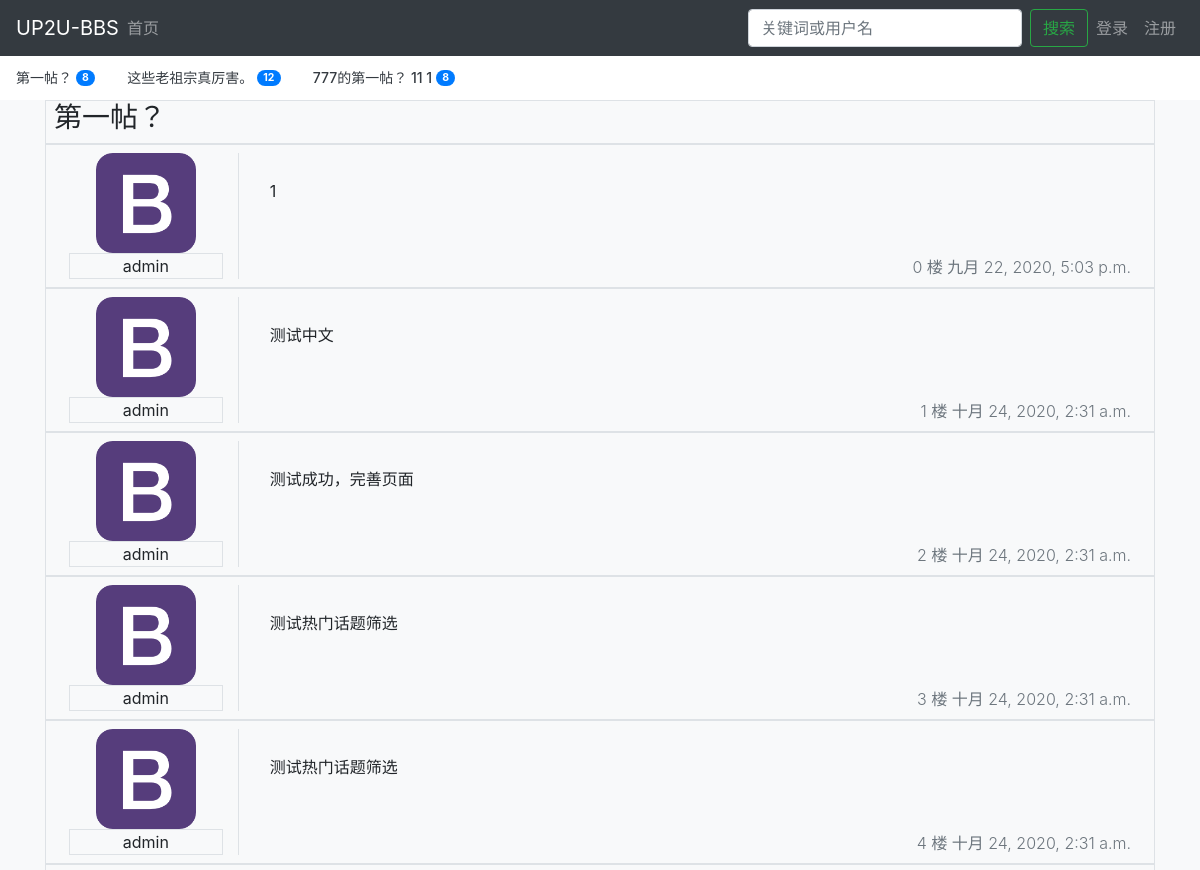
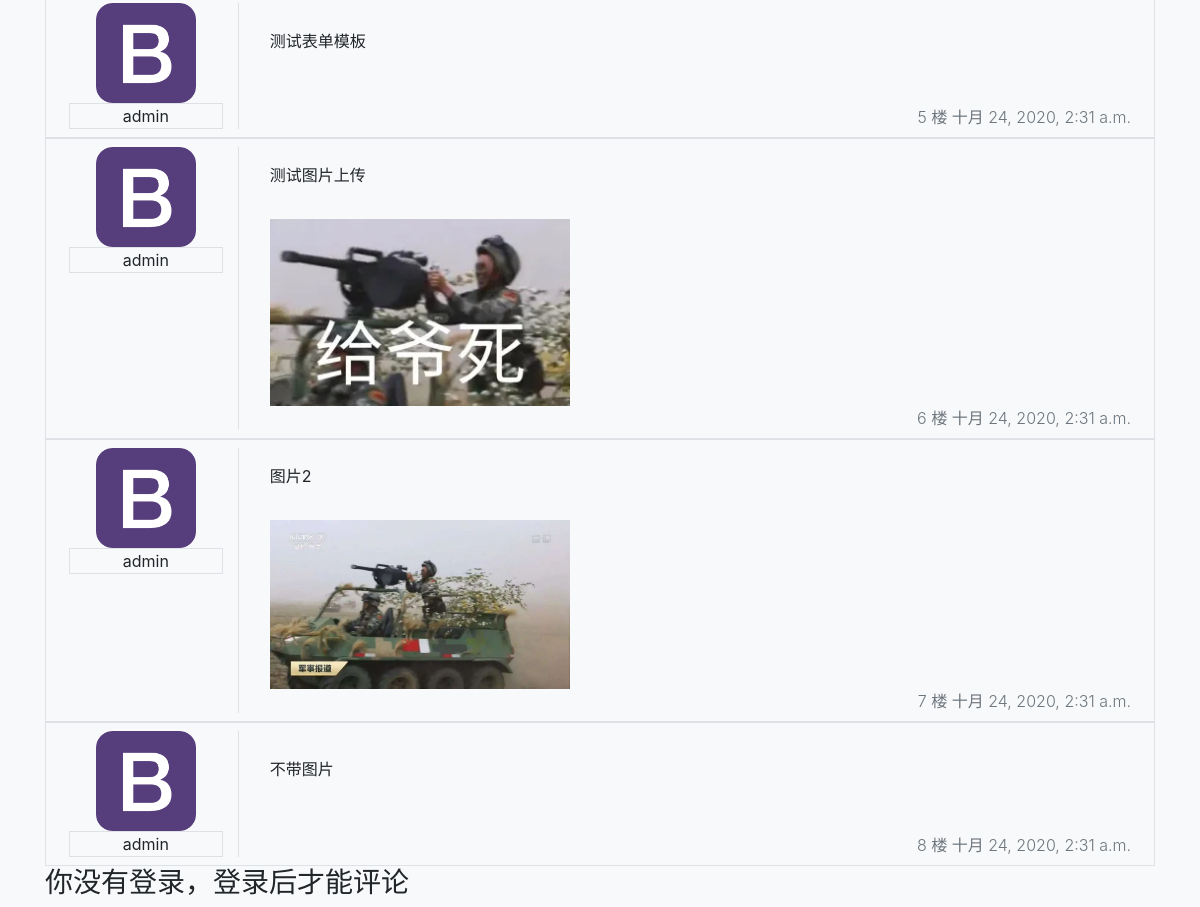
Page /bbs/1/ on the committed database (2 pictures, top to bottom).
### bbs/models.py (models this page shows, shortened)
class Topic(models.Model):
    author = models.ForeignKey(User, default=1 , on_delete=models.CASCADE, verbose_name='作者')
    topic_text = models.CharField('帖子标题', max_length=2000)
    topic_description = models.TextField('帖子正文', max_length=2000)
    pub_date = models.DateTimeField('日期', auto_now_add=True)
    picture = models.FileField(blank=True, null=True)
    def get_topic_text_md(self):
        return mark_safe(markdown(self.topic_description))
    class Meta:
        verbose_name = '帖子'
        verbose_name_plural = '帖子'

class Reply(models.Model):
    topic = models.ForeignKey(Topic, on_delete=models.CASCADE, verbose_name='帖子')
    reply_text = models.TextField('跟帖', max_length=2000)
    author = models.ForeignKey(User, default=1 , on_delete=models.CASCADE, verbose_name='作者')
    picture = models.FileField(blank=True, null=True)
    pub_date = models.DateTimeField('日期', auto_now_add=True)
    def get_reply_text_md(self):
        return mark_safe(markdown(self.reply_text))
    class Meta:
        verbose_name = '跟帖'
        verbose_name_plural = '跟帖'

### bbs/views.py (the view, shortened to what this page needs)
# urls.py: path('<int:pk>/', views.DetailView.as_view(), name='detail'),
class DetailView(generic.DetailView):
    model = Topic
    template_name = 'bbs/detail.html'
    def get_context_data(self, **kwargs):
        context = super().get_context_data(**kwargs)
        context['topic_list'] = Topic.objects.all()
        context['current_user'] = {'user': self.request.user, 'is_login': self.request.user.is_authenticated}
        context['form'] = ReplyForm()
        return context

### bbs/forms.py
class ReplyForm(forms.ModelForm):
    reply_text = forms.CharField(
        label= "你的回复",
        max_length=2000,
        help_text='最大长度为2000',
        widget = forms.Textarea(
            attrs={
                'placeholder':"回复一下吧",
                'rows': 8,
                'class': 'form-control'
            }
        )
    )
    picture = forms.FileField(
        label= "添加图片（可选）",
        required=False,
        help_text='可以上传的格式：jpg、png。',
        widget = forms.FileInput(
            attrs={
                'class': 'form-control'
            }
        )
    )
    class Meta:
        model = Reply
        fields = ['reply_text', 'picture']

### bbs/templates/bbs/detail.html (shortened to what this page needs)
{% extends 'bbs/base.html' %}
{% load static %}
{% block style %}
<link rel="stylesheet" href="{% static 'css/style.css' %}">
{% endblock %}
{% block nav-hot %}
<div class="nav-scroller bg-white shadow-sm">
    <nav class="nav nav-underline">
        {% for t in topic_list %}
        {% if t.reply_set.count > 3 %}
        <a class="nav-link active" href="{% url 'bbs:detail' t.id %}">{{ t.topic_text }}
            <span class="badge badge-pill badge-primary align-text-bottom">{{ t.reply_set.count }}</span>
        </a>
        {% endif %}
        {% endfor %}
    </nav>
</div>
{% endblock %}
{% block content %}
<div class="container">
    <div class="row border">
        <h3 class="mx-2" id="topic-text">{{ topic.topic_text }}</h3>
    </div class="row ">
    <div class="row border">
        <div class="col-2 border-right bg-light justify-content-center m-2">
            <div class="usericon">
                {% if topic.author.userprofile.picture %}
                <img src="{{ topic.author.userprofile.picture.url }}" alt="用户头像" id="user_picture_img" style="height: 100px;">
                {% else %}
                <img src="{% static 'img/bs.png' %}" alt="用户头像" id="user_picture_img" style="height: 100px;">
                {% endif %}
            </div>
            <div class="text-center border">{{ topic.author }}</div>
        </div>
        <div class="col m-2 d-flex flex-column justify-content-between">
            <p>{{ topic.get_topic_text_md }}</p>
            <div class="text-right text-muted font-weight-light align-self-end">0 楼 {{ topic.pub_date }}</div>
        </div>
    </div>
</div>
<div class="container">
    {% for c in topic.reply_set.all %}
    <div class="row border">
        <div class="col-2 border-right bg-light justify-content-center m-2">
            <div class="usericon">
                {% if c.author.userprofile.picture %}
                <img src="{{ c.author.userprofile.picture.url }}" alt="用户头像" id="user_picture_img"
                style="height: 100px;">
                {% else %}
                <img src="{% static 'img/bs.png' %}" alt="用户头像" id="user_picture_img" style="height: 100px;">
                {% endif %}
            </div>
            <div class="text-center border">{{ c.author }}</div>
        </div>
        <div class="col m-2 d-flex flex-column justify-content-between">
            <p>{{ c.get_reply_text_md }}</p>
            {% if c.picture %}
            <img src="{{ c.picture.url }}" alt="topic-image" class="topic-image" style="height: auto; width: 300px;">
            {% endif %}
            <div class="text-right text-muted font-weight-light align-self-end">{{ forloop.counter }} 楼 {{ c.pub_date }}
            </div>
        </div>
    </div>
    {% endfor %}
</div>
<div class="content">
    {% if current_user.is_login %}
    <h3>欢迎，{{ current_user.user }}</h3>
    <form action="{% url 'bbs:detail' topic.id %}" method="post" class="post_form m-3" enctype="multipart/form-data"
        novalidate>
        {% csrf_token %}
        {% include 'bbs/base_form.html' %}
        <input type="submit" value="提交" class="btn btn-lg btn-secondary btn-block">
    </form>
    {% else %}
    <h3>你没有登录，登录后才能评论</h3>
    {% endif %}
</div>
{% endblock %}

### bbs/templates/bbs/base.html (shortened to what this page needs)
{% load static %}
<!DOCTYPE html>
<html lang="cn-zh">
<head>
    <link href="/docs/4.5/dist/css/bootstrap.min.css" rel="stylesheet"
>
    <link href="{% static 'css/offcanavs.css' %}" rel="stylesheet">
    <link rel="stylesheet" href="{% static 'css/bootstrap.css' %}">
    <link rel="stylesheet" href="https://cdn.jsdelivr.net/simplemde/latest/simplemde.min.css">
    {% block style %}
    {% endblock %}
</head>
<body class="bg-light">
    <nav class="navbar navbar-expand-lg fixed-top navbar-dark bg-dark">
        <a class="navbar-brand mr-auto mr-lg-0" href="#">UP2U-BBS</a>
        <div class="navbar-collapse offcanvas-collapse" id="navbarsExampleDefault">
            <ul class="navbar-nav mr-auto">
                <li class="nav-item {% block index_active %}{% endblock %}">
                    <a class="nav-link" href="{% url 'bbs:index' %}">首页 <span class="sr-only">(current)</span></a>
                </li>
            </ul>
            <form class="form-inline my-2 my-lg-0" method="get" action="{% url 'bbs:index' %}">
                <input class="form-control mr-sm-2" type="text" placeholder="关键词或用户名" aria-label="Search" name="q" value="{{ request.GET.q }}">
                <button class="btn btn-outline-success my-2 my-sm-0" type="submit">搜索</button>
            </form>
            {% if current_user.is_login %}
            <ul class="navbar-nav">
                <li class="nav-item">
                    <a class="nav-link {% block userpage_active %}{% endblock %}" href="{% url 'bbs:my-page' %}">{{ current_user.user }}<span class="sr-only">(current)</span></a>
                </li>
                <li class="nav-item">
                    <a class="nav-link" href="{% url 'accounts:logout' %}">退出</a>
                </li>
            </ul>
            {% else %}
                <ul class="navbar-nav">
                    <li class="nav-item {% block login_active %}{% endblock %}">
                        <a class="nav-link" href="{% url 'accounts:login' %}">登录 <span class="sr-only">(current)</span></a>
                    </li>
                    <li class="nav-item {% block register_active %}{% endblock %}">
                        <a class="nav-link" href="{% url 'accounts:register' %}">注册</a>
                    </li>
                </ul>
            {% endif %}
        </div>
    </nav>
    {% block nav-hot %}
    {% endblock %}
    <main role="main" class="container">
        {% block content %}
        {% endblock %}
    </main>
</body>
</html>

### static/css/offcanavs.css (style rules this page uses)
html, body { overflow-x: hidden; }
body { padding-top: 56px; }
.nav-scroller { position: relative; z-index: 2; height: 2.75rem; overflow-y: hidden; }
.nav-scroller .nav { display: -ms-flexbox; display: flex; -ms-flex-wrap: nowrap; flex-wrap: nowrap; padding-bottom: 1rem; margin-top: -1px; overflow-x: auto; color: rgba(255, 255, 255, .75); text-align: center; white-space: nowrap; -webkit-overflow-scrolling: touch; }
.nav-underline .nav-link { padding-top: .75rem; padding-bottom: .75rem; font-size: .875rem; color: #6c757d; }
.nav-underline .active { font-weight: 500; color: #343a40; }

### static/css/style.css (style rules this page uses)
.usericon { display: flex; justify-content: center; }
.topic-image { height: 100px; }

### rows in the picture
Topic: topic_text "第一帖？", reply_set.count "8", author "admin", get_topic_text_md "1", pub_date "九月 22, 2020, 5:03 p.m."
Topic: topic_text "这些老祖宗真厉害。", reply_set.count "12"
Topic: topic_text "777的第一帖？ 11 1", reply_set.count "8"
Reply: author "admin", get_reply_text_md "测试中文", pub_date "十月 24, 2020, 2:31 a.m."
Reply: author "admin", get_reply_text_md "测试成功，完善页面", pub_date "十月 24, 2020, 2:31 a.m."
Reply: author "admin", get_reply_text_md "测试热门话题筛选", pub_date "十月 24, 2020, 2:31 a.m."
Reply: author "admin", get_reply_text_md "测试热门话题筛选", pub_date "十月 24, 2020, 2:31 a.m."
Reply: author "admin", get_reply_text_md "测试表单模板", pub_date "十月 24, 2020, 2:31 a.m."
Reply: author "admin", get_reply_text_md "测试图片上传", picture (picture), pub_date "十月 24, 2020, 2:31 a.m."
Reply: author "admin", get_reply_text_md "图片2", picture (picture), pub_date "十月 24, 2020, 2:31 a.m."
Reply: author "admin", get_reply_text_md "不带图片", pub_date "十月 24, 2020, 2:31 a.m."
